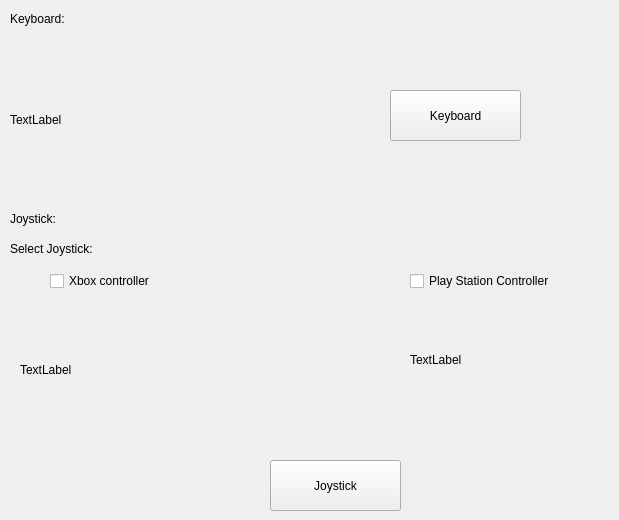
       <widget class="QWidget" name="tab_7">
        <attribute name="title">
         <string>Teleoperation</string>
        </attribute>
        <widget class="QPushButton" name="keyboard_teleop">
         <property name="geometry">
          <rect>
           <x>390</x>
           <y>90</y>
           <width>131</width>
           <height>51</height>
          </rect>
         </property>
         <property name="text">
          <string>Keyboard</string>
         </property>
        </widget>
        <widget class="QPushButton" name="joystick_teleop">
         <property name="geometry">
          <rect>
           <x>270</x>
           <y>460</y>
           <width>131</width>
           <height>51</height>
          </rect>
         </property>
         <property name="text">
          <string>Joystick</string>
         </property>
        </widget>
        <widget class="QLabel" name="keyb">
         <property name="geometry">
          <rect>
           <x>10</x>
           <y>60</y>
           <width>300</width>
           <height>120</height>
          </rect>
         </property>
         <property name="text">
          <string>TextLabel</string>
         </property>
        </widget>
        <widget class="QLabel" name="label_20">
         <property name="geometry">
          <rect>
           <x>10</x>
           <y>240</y>
           <width>111</width>
           <height>17</height>
          </rect>
         </property>
         <property name="text">
          <string>Select Joystick:</string>
         </property>
        </widget>
        <widget class="QLabel" name="xbox">
         <property name="geometry">
          <rect>
           <x>20</x>
           <y>310</y>
           <width>200</width>
           <height>120</height>
          </rect>
         </property>
         <property name="text">
          <string>TextLabel</string>
         </property>
        </widget>
        <widget class="QLabel" name="ps">
         <property name="geometry">
          <rect>
           <x>410</x>
           <y>300</y>
           <width>200</width>
           <height>120</height>
          </rect>
         </property>
         <property name="text">
          <string>TextLabel</string>
         </property>
        </widget>
        <widget class="QCheckBox" name="checkBox">
         <property name="geometry">
          <rect>
           <x>50</x>
           <y>270</y>
           <width>141</width>
           <height>22</height>
          </rect>
         </property>
         <property name="text">
          <string>Xbox controller</string>
         </property>
        </widget>
        <widget class="QCheckBox" name="checkBox_2">
         <property name="geometry">
          <rect>
           <x>410</x>
           <y>270</y>
           <width>181</width>
           <height>22</height>
          </rect>
         </property>
         <property name="text">
          <string>Play Station Controller</string>
         </property>
        </widget>
        <widget class="QLabel" name="label_19">
         <property name="geometry">
          <rect>
           <x>10</x>
           <y>10</y>
           <width>81</width>
           <height>17</height>
          </rect>
         </property>
         <property name="text">
          <string>Keyboard:</string>
         </property>
        </widget>
        <widget class="QLabel" name="label_21">
         <property name="geometry">
          <rect>
           <x>10</x>
           <y>210</y>
           <width>65</width>
           <height>17</height>
          </rect>
         </property>
         <property name="text">
          <string>Joystick:</string>
         </property>
        </widget>
       </widget>
